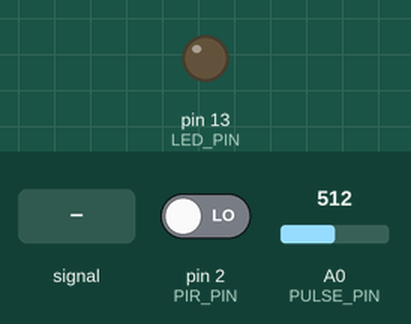
Recording of a sketch running on a simulated Arduino Uno, built with avr-gcc and run on an emulated ATmega328P. Shown: output pins drawn as LEDs (lit = HIGH). The test bench sets the inputs (shaded band); at power-on: pin 2 (PIR_PIN) LOW, A0 (PULSE_PIN) = 512. What the sketch prints to the serial monitor is not drawn.

Above: at 1.8 s.
1.9 s: A0 (PULSE_PIN) fed a 200 Hz sine of ±255 counts around its level
At 2.7 s:
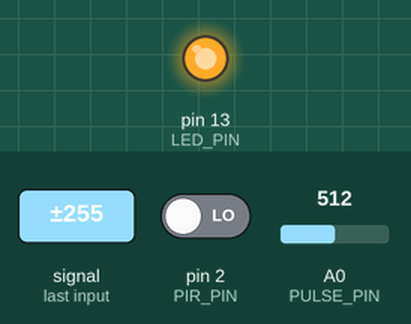
6.0 s: pin 2 (PIR_PIN) driven HIGH
Timing chart, 0 to 13.6 s (numbered marks = the images above; inputs shaded):
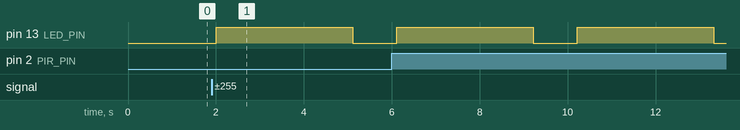

The sketch:

project.ino
```cpp
// === Device for Endangered Species (Simulation Version) ===
//Tinkercad (Arduino, Led, PIR sensor, Potentiometer as Pulse Sensor)
// PIR → pin 2, Potentiometer → A0, LED → 13


const int PIR_PIN = 2;
const int PULSE_PIN = A0;
const int LED_PIN = 13;
const int PULSE_THRESHOLD = 600; // adjust based on simulation values

void setup() {
  Serial.begin(9600);
  pinMode(PIR_PIN, INPUT);
  pinMode(LED_PIN, OUTPUT);
  digitalWrite(LED_PIN, LOW);
  Serial.println("Simulation started...");
}

void loop() {
  int pulseRaw = analogRead(PULSE_PIN);
  int pirState = digitalRead(PIR_PIN);

  Serial.print("PulseRaw: ");
  Serial.print(pulseRaw);
  Serial.print("   PIR: ");
  Serial.println(pirState == HIGH ? "MOTION" : "NO MOTION");

  if (pulseRaw > PULSE_THRESHOLD || pirState == HIGH) {
    digitalWrite(LED_PIN, HIGH);
    sendAlert(pulseRaw);
    delay(3000); // simulate sending SMS
    digitalWrite(LED_PIN, LOW);
  }

  delay(1000);
}

void sendAlert(int pulseVal) {
  Serial.println("⚠ ALERT TRIGGERED!");
  Serial.println("SIMULATED GSM: Sending SMS...");
  Serial.print("Animal in danger! PulseRaw: ");
  Serial.println(pulseVal);
  Serial.println("Location: [Simulated GPS Data]");
  Serial.println("=== ALERT SENT ===");
}
```

Measured:
- after the input at 1.9 s, pin 13 (LED_PIN): LOW → HIGH after 0.10 s, → LOW 3.1 s later
